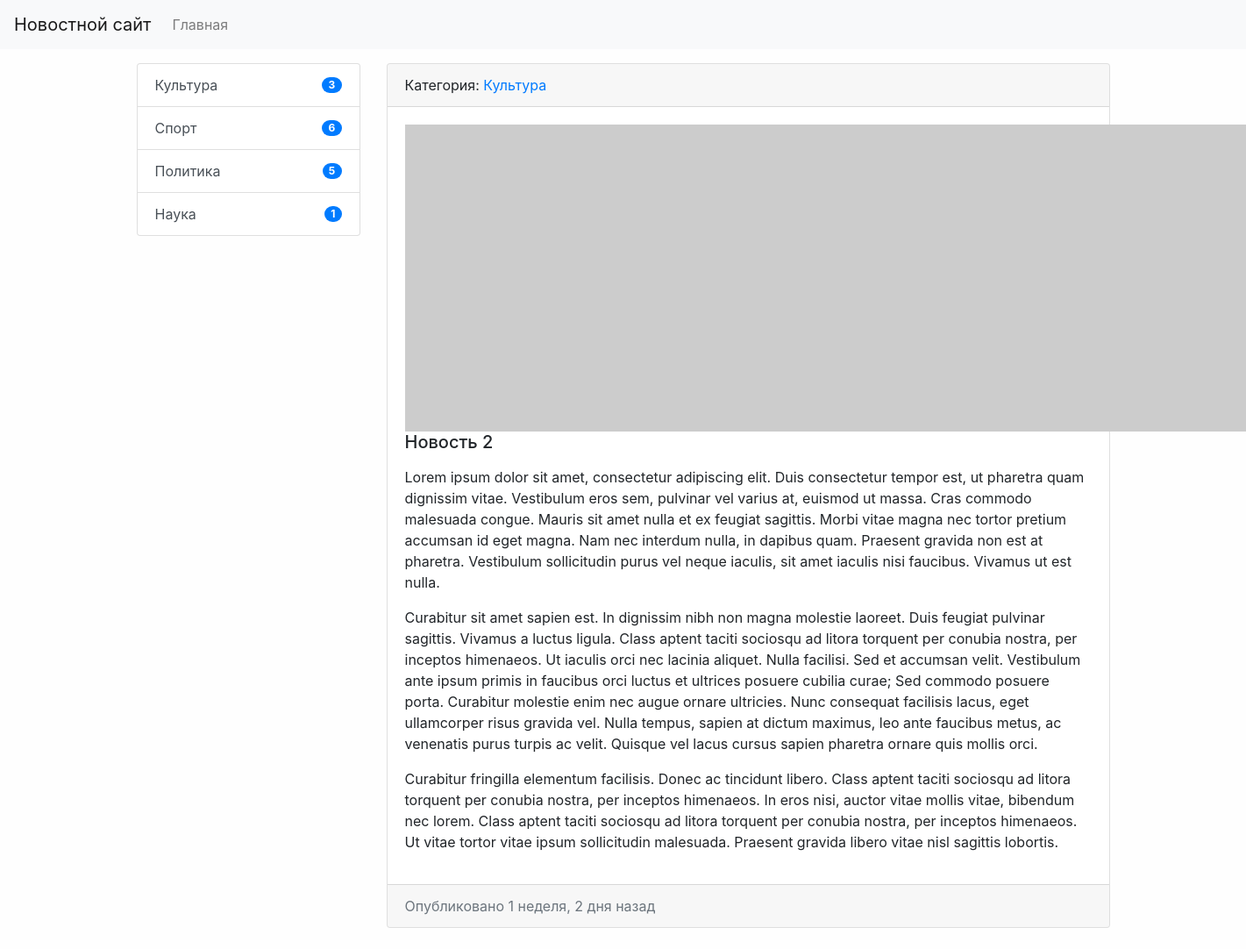
The page /news/2 on the database its author committed.
### news/models.py (models this page shows, shortened)
class Category(models.Model):
    title = models.CharField(max_length=150, db_index=True, verbose_name="Наименование категории")
    def get_absolute_url(self):
        return reverse('category', kwargs={"category_id": self.pk})
    class Meta:
        verbose_name = "Категория"
        verbose_name_plural = "Категории"
        ordering = ["title"]
    def __str__(self):
        return self.title

class News(models.Model):
    title = models.CharField(max_length=150, verbose_name="Наименование")
    content = models.TextField(blank=True, verbose_name="Контент")
    created_at = models.DateTimeField(auto_now_add=True, verbose_name="Дата публикации")
    updated_at = models.DateTimeField(auto_now=True, verbose_name="Обновлено")
    photo = models.ImageField(
        upload_to="photos/%Y/%m/%d/", verbose_name="Фото", blank=True
    )
    is_published = models.BooleanField(default=True, verbose_name="Опубликовано")
    category = models.ForeignKey("Category", on_delete=models.PROTECT, verbose_name="Категория")
    views = models.IntegerField(default=0)
    class Meta:
        verbose_name = "Новость"
        verbose_name_plural = "Новости"
        ordering = ["-created_at"]

### news/views.py (the view)
# urls.py: path("news/<int:pk>", ViewNews.as_view(), name="view_news"),
class ViewNews(DetailView):
    model = News
    context_object_name = 'news_item'

### news/templatetags/news_tags.py (called while the page is built)
@register.inclusion_tag('news/list_categories.html')
def show_categories(arg1='Hello', arg2='world'):
    categories = Category.objects.annotate(cnt=Count('news')).filter(cnt__gt=0)
    return {"categories": categories, "arg1": arg1, "arg2": arg2}

### news/templates/news/news_detail.html (shortened to what this page needs)
{% extends "base.html" %}
{% block sidebar %}
    {% include "inc/_sidebar.html" %}
{% endblock %}
{% block content %}
    <div class="card mb-4">
        <div class="card-header">
            Категория: <a href="{{ news_item.category.get_absolute_url }}">{{ news_item.category }}</a>
        </div>
        <div class="card-body">
            {% if news_item.photo %}
                <img src="{{ news_item.photo.url }}" alt="news photo" width="350px" class="float-left mr-3">
            {% else %}
                <img src="https://picsum.photos/id/1060/350/233/?blur=2" alt="news photo" class="float-left mr-3">
            {% endif %}
            <h5 class="card-title">{{ news_item.title }}</h5>
            <p class="card-text">{{ news_item.content|safe|linebreaks }}</p>
        </div>
        <div class="card-footer text-muted">
            <span>Опубликовано {{ news_item.created_at|timesince }} назад</span>
        </div>
    </div>
{% endblock %}

### news/templates/news/list_categories.html
<div class="list-group">
    {% for item in categories %}
        <a href="{{ item.get_absolute_url }}"
           class="list-group-item list-group-item-action d-flex justify-content-between align-items-center">{{ item.title }} <span class="badge badge-primary badge-pill">{{ item.cnt }}</span></a>
    {% endfor %}
</div>

### mysite/static/css/style.css (style rules this page uses)
body { background-color: #fefefe; }

### rows shown on the page
Category: title "Культура", cnt "3"
Category: title "Спорт", cnt "6"
Category: title "Политика", cnt "5"
Category: title "Наука", cnt "1"
News: category "Культура", title "Новость 2", content "Lorem ipsum dolor sit amet, consectetur adipiscing elit. Duis consectetur tempor est, ut pharetra quam dignissim vitae. Vestibulum eros sem, pulvinar vel varius at, euismod ut massa. Cras commodo malesuada congue. Mauris sit amet nulla et ex feugiat sagittis. Morbi vitae magna nec tortor pretium accumsan id eget magna. Nam nec interdum nulla, in dapibus quam. Praesent gravida non est at pharetra. Vestibulum sollicitudin purus vel neque iaculis, sit amet iaculis nisi faucibus. Vivamus ut est nulla. Curabitur sit amet sapien est. In dignissim nibh non magna molestie laoreet. Duis feugiat pulvinar sagittis. Vivamus a luctus ligula. Class aptent taciti sociosqu ad litora torquent per conubia…", created_at "1 неделя, 2 дня"
